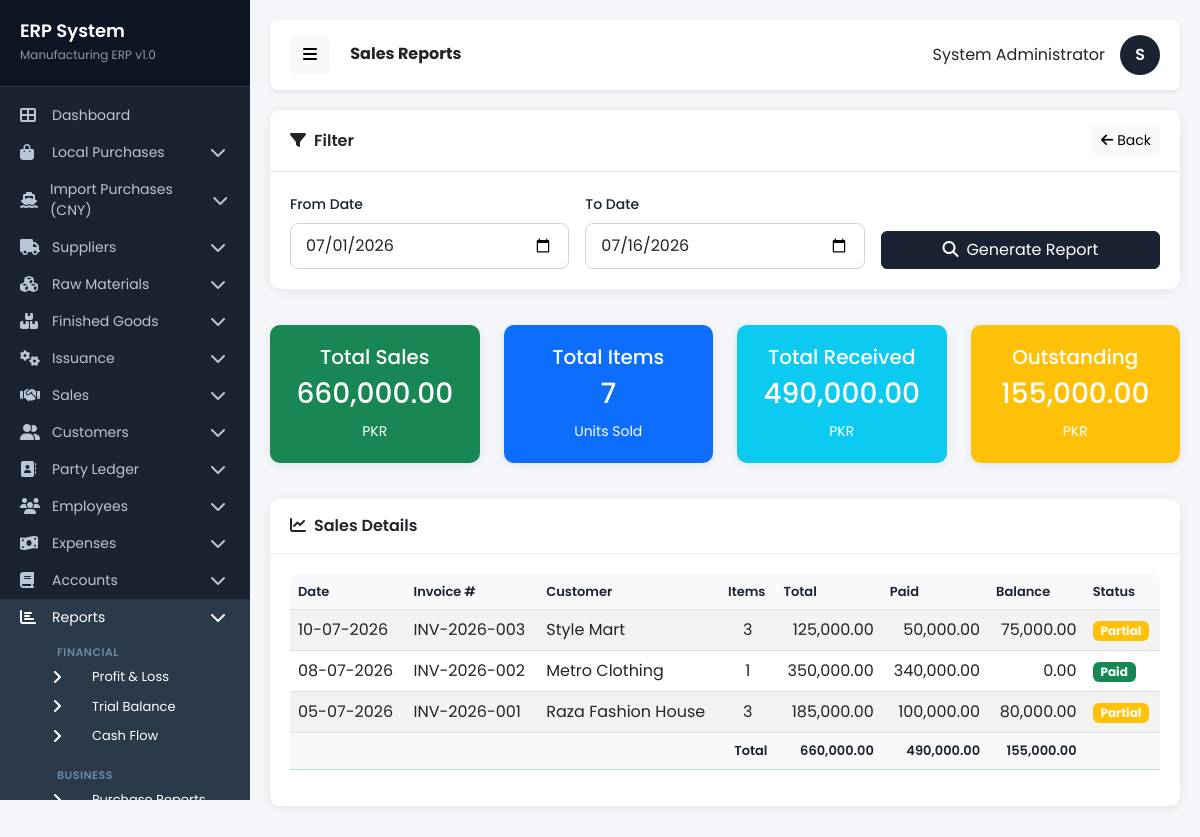
Screenshot of /pages/reports_sales.php (signed in) with the database file from the repository.
### tables this page shows
CREATE TABLE `sales` (
  `id` int(11) NOT NULL,
  `sale_no` varchar(50) NOT NULL,
  `customer_id` int(11) NOT NULL,
  `sale_date` date DEFAULT NULL,
  `invoice_no` varchar(50) DEFAULT NULL,
  `total_amount` decimal(18,2) DEFAULT 0.00,
  `discount` decimal(18,2) DEFAULT 0.00,
  `net_amount` decimal(18,2) DEFAULT 0.00,
  `paid_amount` decimal(18,2) DEFAULT 0.00,
  `balance` decimal(18,2) DEFAULT 0.00,
  `payment_status` enum('paid','partial','unpaid') DEFAULT 'unpaid',
  `status` enum('pending','completed','cancelled') DEFAULT 'pending',
  `date_time` datetime DEFAULT NULL
);

CREATE TABLE `customers` (
  `id` int(11) NOT NULL,
  `customer_name` varchar(200) NOT NULL,
  `company_name` varchar(200) DEFAULT NULL,
  `contact_person` varchar(100) DEFAULT NULL,
  `phone` varchar(20) DEFAULT NULL,
  `email` varchar(100) DEFAULT NULL,
  `address` text DEFAULT NULL,
  `city` varchar(100) DEFAULT NULL,
  `country` varchar(100) DEFAULT 'Pakistan',
  `cnic` varchar(20) DEFAULT NULL,
  `ntn` varchar(20) DEFAULT NULL,
  `opening_balance` decimal(18,2) DEFAULT 0.00,
  `current_balance` decimal(18,2) DEFAULT 0.00,
  `status` enum('active','inactive') DEFAULT 'active',
  `date_time` datetime DEFAULT NULL
);

### includes/database.php (called while the page is built, shortened)
<?php
$db = new mysqli(DB_HOST, DB_USER, DB_PASS, DB_NAME);
$db->set_charset("utf8");
function executePrepared($sql, $types = '', $params = []) {
    global $db;
    $stmt = $db->prepare($sql);
    if (!empty($types) && !empty($params)) {
        $stmt->bind_param($types, ...$params);
    }
    $stmt->execute();
    return $stmt;
}
function getRows($sql, $types = '', $params = []) {
    $stmt = executePrepared($sql, $types, $params);
    $result = $stmt->get_result();
    $rows = [];
    while ($row = $result->fetch_assoc()) {
        $rows[] = $row;
    }
    return $rows;
}
function formatCurrency($amount) {
    return number_format($amount, 2);
}
?>

### pages/reports_sales.php (the view, shortened to what this page needs)
<?php
require_once '../includes/database.php';
$fromDate = $_GET['from_date'] ?? date('Y-m-01');
$toDate = $_GET['to_date'] ?? date('Y-m-d');
include '../includes/header.php';
include '../includes/sidebar.php';
$salesSql = "SELECT s.*, c.customer_name,
             (SELECT COUNT(*) FROM sale_items WHERE sale_id = s.id) AS total_items
             FROM sales s
             LEFT JOIN customers c ON s.customer_id = c.id
             WHERE DATE(s.date_time) BETWEEN ? AND ?
             ORDER BY s.date_time DESC";
$sales = getRows($salesSql, 'ss', [$fromDate, $toDate]);
$totalSales = array_sum(array_column($sales, 'total_amount'));
$totalPaid = array_sum(array_column($sales, 'paid_amount'));
$totalBalance = array_sum(array_column($sales, 'balance'));
$totalItems = array_sum(array_column($sales, 'total_items'));
?>
<div class="row mb-3">
    <div class="col-12">
        <div class="card">
            <div class="card-header d-flex justify-content-between align-items-center">
                <span><i class="fas fa-filter me-2"></i>Filter</span>
                <a href="../index.php" class="btn btn-light btn-sm"><i class="fas fa-arrow-left me-1"></i>Back</a>
            </div>
            <div class="card-body">
                <form method="GET" class="row g-3">
                    <div class="col-md-4">
                        <label class="form-label">From Date</label>
                        <input type="date" class="form-control" name="from_date" value="<?php echo $fromDate; ?>">
                    </div>
                    <div class="col-md-4">
                        <label class="form-label">To Date</label>
                        <input type="date" class="form-control" name="to_date" value="<?php echo $toDate; ?>">
                    </div>
                    <div class="col-md-4 d-flex align-items-end">
                        <button type="submit" class="btn btn-primary w-100">
                            <i class="fas fa-search me-2"></i>Generate Report
                        </button>
                    </div>
                </form>
            </div>
        </div>
    </div>
</div>
<div class="row mb-3">
    <div class="col-md-3">
        <div class="card bg-success text-white">
            <div class="card-body text-center">
                <h5>Total Sales</h5>
                <h3><?php echo formatCurrency($totalSales); ?></h3>
                <small>PKR</small>
            </div>
        </div>
    </div>
    <div class="col-md-3">
        <div class="card bg-primary text-white">
            <div class="card-body text-center">
                <h5>Total Items</h5>
                <h3><?php echo $totalItems; ?></h3>
                <small>Units Sold</small>
            </div>
        </div>
    </div>
    <div class="col-md-3">
        <div class="card bg-info text-white">
            <div class="card-body text-center">
                <h5>Total Received</h5>
                <h3><?php echo formatCurrency($totalPaid); ?></h3>
                <small>PKR</small>
            </div>
        </div>
    </div>
    <div class="col-md-3">
        <div class="card bg-warning text-white">
            <div class="card-body text-center">
                <h5>Outstanding</h5>
                <h3><?php echo formatCurrency($totalBalance); ?></h3>
                <small>PKR</small>
            </div>
        </div>
    </div>
</div>
<div class="row">
    <div class="col-12">
        <div class="card">
            <div class="card-header">
                <i class="fas fa-chart-line me-2"></i>Sales Details
            </div>
            <div class="card-body">
                <div class="table-responsive">
                    <table class="table table-striped table-hover datatable">
                        <thead>
                            <tr>
                                <th>Date</th>
                                <th>Invoice #</th>
                                <th>Customer</th>
                                <th>Items</th>
                                <th>Total</th>
                                <th>Paid</th>
                                <th>Balance</th>
                                <th>Status</th>
                            </tr>
                        </thead>
                        <tbody>
                            <?php foreach ($sales as $sale): ?>
                            <tr>
                                <td><?php echo date('d-m-Y', strtotime($sale['date_time'])); ?></td>
                                <td><?php echo htmlspecialchars($sale['invoice_no']); ?></td>
                                <td><?php echo htmlspecialchars($sale['customer_name']); ?></td>
                                <td class="text-center"><?php echo $sale['total_items']; ?></td>
                                <td class="text-end"><?php echo formatCurrency($sale['total_amount']); ?></td>
                                <td class="text-end"><?php echo formatCurrency($sale['paid_amount']); ?></td>
                                <td class="text-end"><?php echo formatCurrency($sale['balance']); ?></td>
                                <td>
                                    <span class="badge bg-<?php echo $sale['payment_status'] == 'paid' ? 'success' : ($sale['payment_status'] == 'partial' ? 'warning' : 'danger'); ?>">
                                        <?php echo ucfirst($sale['payment_status']); ?>
                                    </span>
                                </td>
                            </tr>
                            <?php endforeach; ?>
                        </tbody>
                        <tfoot>
                            <tr class="table-info">
                                <th colspan="4" class="text-end">Total</th>
                                <th class="text-end"><?php echo formatCurrency($totalSales); ?></th>
                                <th class="text-end"><?php echo formatCurrency($totalPaid); ?></th>
                                <th class="text-end"><?php echo formatCurrency($totalBalance); ?></th>
                                <th></th>
                            </tr>
                        </tfoot>
                    </table>
                </div>
            </div>
        </div>
    </div>
</div>
<?php include '../includes/footer.php'; ?>

### includes/header.php (style rules this page uses)
* { font-family: 'Poppins', sans-serif; }
body { background-color: #f4f6f9; margin: 0; padding: 0; }
.card { border: none; border-radius: 10px; box-shadow: 0 2px 10px rgba(0,0,0,0.08); margin-bottom: 20px; }
.card-header { background: #fff; border-bottom: 1px solid #e8eaed; padding: 15px 20px; font-weight: 600; border-radius: 10px 10px 0 0 !important; }
.card-body { padding: 20px; }
.btn-primary { background: #1a2332; border-color: #1a2332; }
.table-responsive { border-radius: 8px; }
.table th { background: #f8f9fa; font-weight: 600; font-size: 13px; color: #1a2332; }
.form-label { font-weight: 500; font-size: 14px; color: #1a2332; }
.form-control, .form-select { border-radius: 8px; border: 1px solid #d1d5db; padding: 10px 15px; }

### rows the page displays
sales: date_time "10-07-2026", invoice_no "INV-2026-003", customer.customer_name "Style Mart", total_items "3", total_amount "125,000.00", paid_amount "50,000.00", balance "75,000.00", payment_status "Partial"
sales: date_time "08-07-2026", invoice_no "INV-2026-002", customer.customer_name "Metro Clothing", total_items "1", total_amount "350,000.00", paid_amount "340,000.00", balance "0.00", payment_status "Paid"
sales: date_time "05-07-2026", invoice_no "INV-2026-001", customer.customer_name "Raza Fashion House", total_items "3", total_amount "185,000.00", paid_amount "100,000.00", balance "80,000.00", payment_status "Partial"

### other values shown
$pageTitle "Sales Reports"
$_SESSION['full_name'] "System Administrator"
substr($_SESSION['full_name'], 0, 1) "S"
formatCurrency($totalSales) "660,000.00"
$totalItems "7"
formatCurrency($totalPaid) "490,000.00"
formatCurrency($totalBalance) "155,000.00"
